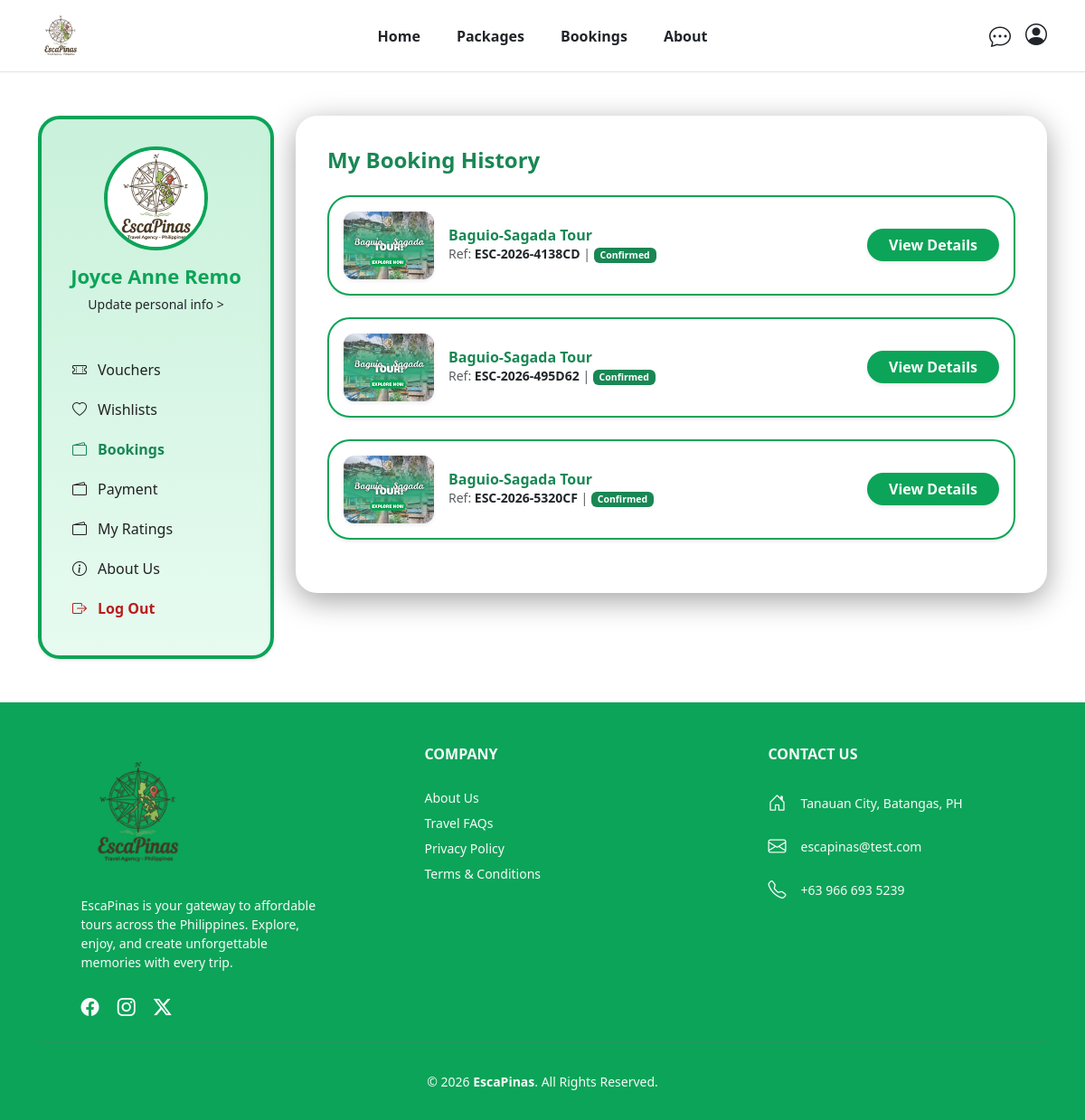
Before: /frontend/profile.php?page=booking (signed in) with the older database file.
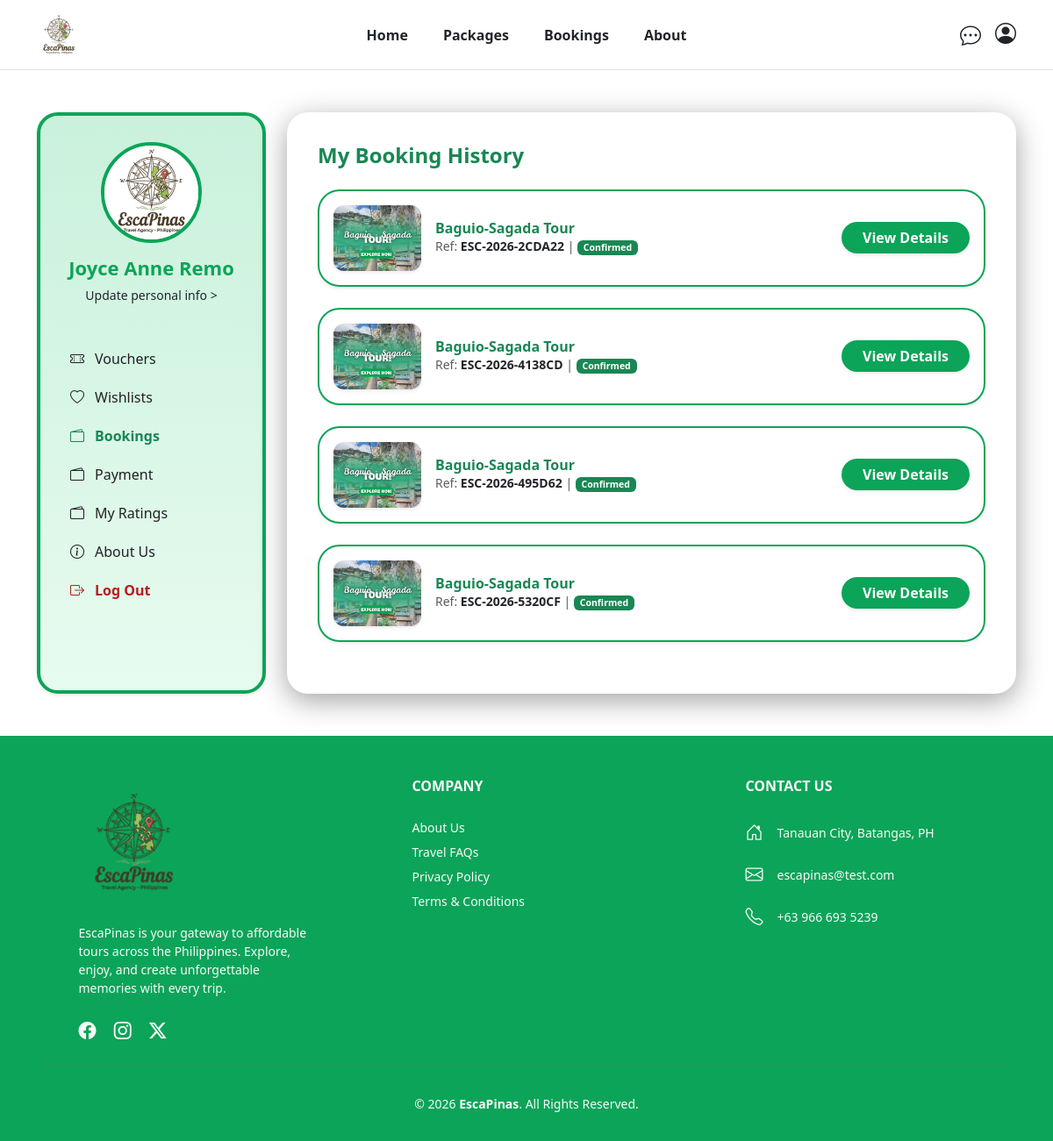
After: the same page with the newer database file.
### tables this page shows
CREATE TABLE `users` (
  `user_id` int(11) NOT NULL,
  `first_name` varchar(30) DEFAULT NULL,
  `last_name` varchar(30) DEFAULT NULL,
  `middle_initial` char(1) DEFAULT NULL,
  `contact_num` varchar(15) DEFAULT NULL,
  `region` varchar(30) DEFAULT NULL,
  `province` varchar(30) DEFAULT NULL,
  `city` varchar(30) DEFAULT NULL,
  `email` varchar(100) DEFAULT NULL,
  `password` varchar(255) DEFAULT NULL,
  `role` enum('user','admin') DEFAULT NULL
);

CREATE TABLE `bookings` (
  `booking_id` int(11) NOT NULL,
  `user_id` int(11) DEFAULT NULL,
  `schedule_id` int(11) DEFAULT NULL,
  `number_of_persons` int(11) DEFAULT NULL,
  `total_amount` decimal(10,2) DEFAULT NULL,
  `booking_status` enum('Pending','Confirmed','Cancelled') DEFAULT NULL,
  `booking_reference` varchar(50) DEFAULT NULL,
  `tour_id` int(11) NOT NULL,
  `locpoints_id` int(11) DEFAULT NULL
);

CREATE TABLE `tour_packages` (
  `tour_id` int(11) NOT NULL,
  `destination_id` int(11) DEFAULT NULL,
  `tour_name` varchar(150) DEFAULT NULL,
  `duration_days` int(11) DEFAULT NULL,
  `duration_nights` int(11) DEFAULT NULL,
  `description` text DEFAULT NULL,
  `price` decimal(10,2) DEFAULT NULL,
  `status` enum('Available','Unavailable') DEFAULT NULL,
  `image` varchar(255) DEFAULT NULL,
  `banner_image` varchar(255) DEFAULT NULL
);

### frontend/php/connect.php (called while the page is built, shortened)
<?php
  function executeQuery($query){
    $conn = $GLOBALS['conn'];
    return mysqli_query($conn, $query);
  }
?>

### frontend/profile/booking.php (the view, shortened to what this page needs)
<?php
include_once(__DIR__ . "/../../php/connect.php");
$uid = $_SESSION['user_id'] ?? null;
$bookingQuery = "SELECT
                    b.booking_id,
                    b.total_amount AS price,
                    b.booking_status,
                    b.booking_reference,
                    tp.tour_name,
                    tp.image,
                    tp.duration_days,
                    tp.duration_nights
                 FROM bookings b
                 LEFT JOIN tour_packages tp ON b.tour_id = tp.tour_id
                 WHERE b.user_id = $uid
                 ORDER BY b.booking_id DESC";
$bookingResult = executeQuery($bookingQuery);
?>
<h4 class="fw-bold text-success">My Booking History</h4>
<div class="mt-4">
    <?php
    if (mysqli_num_rows($bookingResult) > 0):
        while ($booking = mysqli_fetch_assoc($bookingResult)):
    ?>
        <div class="payment-item mb-4">
            <div class="payment-card container-fluid p-3 shadow-sm bg-white">
                <div class="row align-items-center">
                    <div class="col-8 d-flex align-items-center gap-3">
                        <div class="payment">
                            <img src="<?= htmlspecialchars($booking['image']) ?>" class="shadow-sm">
                        </div>
                        <div>
                            <h5 class="fw-bold m-0 text-success" style="font-size: 1rem;"><?= htmlspecialchars($booking['tour_name']) ?></h5>
                            <p class="text-muted small mb-0">
                                Ref: <span class="fw-bold text-dark"><?= $booking['booking_reference'] ?></span> |
                                <span class="badge bg-<?= $booking['booking_status'] == 'Confirmed' ? 'success' : 'warning' ?>">
                                    <?= $booking['booking_status'] ?>
                                </span>
                            </p>
                        </div>
                    </div>
                    <div class="col-4 text-end">
                        <button type="button" class="btn btn-success fw-bold px-4 shadow-sm rounded-pill"
                                style="background-color: #0ca458; border: none;"
                                data-bs-toggle="modal" data-bs-target="#v<?= $booking['booking_id'] ?>">
                            View Details
                        </button>
                    </div>
                </div>
            </div>
        </div>
    <?php
        endwhile;
    endif; ?>
</div>

### frontend/profile.php (shortened to what this page needs)
<?php
$profileImage = $_SESSION['profile_image'] ?? "assets/images/logo2.jpg";
$page = $_GET['page'] ?? 'personal';
?>
<!doctype html>
<html lang="en">
<head>
    <link href="https://cdn.jsdelivr.net/npm/bootstrap@5.3.8/dist/css/bootstrap.min.css" rel="stylesheet"
>
    <link href="https://cdn.jsdelivr.net/npm/bootstrap-icons@1.11.0/font/bootstrap-icons.css" rel="stylesheet">
    <link rel="stylesheet" href="assets/css/profile.css">
</head>
<body>
    <?php include "components/navbar.php"; ?>
    <div class="container my-5">
        <div class="row g-4">
            <div class="col-md-3">
                <div class="account-sidebar shadow-sm">
                    <div class="profile-image-wrapper">
                        <img src="<?= $profileImage; ?>" alt="User Profile">
                    </div>
                    <h4 class="profile-name"><?= $userName; ?></h4>
                    <a href="profile.php?page=personal" class="text-center d-block text-decoration-none text-dark small">Update personal info ></a>
                    <div class="sidebar-links">
                        <a href="profile.php?page=voucher" class="<?= $page == 'voucher' ? 'fw-bold text-success' : '' ?>">
                            <i class="bi bi-ticket-perforated"></i> Vouchers
                        </a>
                        <a href="profile.php?page=wishlist" class="<?= $page == 'wishlist' ? 'fw-bold text-success' : '' ?>">
                            <i class="bi bi-heart"></i> Wishlists
                        </a>
                        <a href="profile.php?page=booking" class="<?= $page == 'booking' ? 'fw-bold text-success' : '' ?>">
                            <i class="bi bi-wallet2"></i> Bookings
                        </a>
                        <a href="profile.php?page=payment" class="<?= $page == 'payment' ? 'fw-bold text-success' : '' ?>">
                            <i class="bi bi-wallet2"></i> Payment
                        </a>
                        <a href="profile.php?page=review" class="<?= $page == 'review' ? 'fw-bold text-success' : '' ?>">
                            <i class="bi bi-wallet2"></i> My Ratings
                        </a>
                        <a href="about.php">
                            <i class="bi bi-info-circle"></i> About Us
                        </a>
                        <a href="login.php" class="logout"><i class="bi bi-box-arrow-right"></i> Log Out</a>
                    </div>
                </div>
            </div>
            <div class="col-md-9">
                <div class="box-details">
                    <?php
                    switch ($page) {
                        case 'booking':
                            include "profile/booking.php";
                            break;
                    }
                    ?>
                </div>
            </div>
        </div>
    </div>
    <?php include "components/footer.php"; ?>
</body>
</html>

### frontend/components/navbar.php (shortened to what this page needs)
<?php
include_once(__DIR__ . "/../php/connect.php");
$isLoggedIn = isset($_SESSION['user_id']);
if ($isLoggedIn) {
    $uid = $_SESSION['user_id'];
    $userQuery = "SELECT first_name, last_name FROM users WHERE user_id = $uid";
    $userResult = executeQuery($userQuery);
    if ($userData = mysqli_fetch_assoc($userResult)) {
        $userName = $userData['first_name'] . " " . $userData['last_name'];
    }
}
?>
<nav class="navbar navbar-expand-lg bg-white border-bottom sticky-top py-1">
    <div class="container">
        <div class="col-6 col-lg-2 d-flex align-items-center">
            <a class="navbar-brand fw-bold" href="/EscaPinas/index.php">
                <img src="/EscaPinas/frontend/assets/images/Logo 1.png" height="60" class="d-inline-block align-text-top">
            </a>
        </div>
        <div class="collapse navbar-collapse justify-content-center" id="mainNavbar">
            <ul class="navbar-nav gap-lg-4 text-center text-lg-start py-2 py-lg-0">
                <li class="nav-item">
                    <a class="nav-link active fw-semibold text-dark" href="/EscaPinas/index.php">Home</a>
                </li>
                <li class="nav-item">
                    <a class="nav-link fw-semibold text-dark" href="/EscaPinas/frontend/packages.php">Packages</a>
                </li>
                <li class="nav-item">
                    <a class="nav-link fw-semibold text-dark" href="/EscaPinas/frontend/booking.php">Bookings</a>
                </li>
                <li class="nav-item">
                    <a class="nav-link fw-semibold text-dark" href="/EscaPinas/frontend/components/infoLinks/about.php">About</a>
                </li>
            </ul>
        </div>
        <div class="col-lg-2 d-none d-lg-flex justify-content-end align-items-center gap-3">
            <a href="/EscaPinas/frontend/integs/chatbot/chatbotUI.php" class="text-dark fs-4">
                <i class="bi bi-chat-dots"></i>
            </a>
            <div class="dropdown">
                <a href="#" class="text-dark fs-4 lh-1" id="profileDropdown" data-bs-toggle="dropdown" aria-expanded="false">
                    <i class="bi bi-person-circle"></i>
                </a>
            </div>
        </div>
    </div>
</nav>

### frontend/components/footer.php
<div class="container-fluid" style="background-color: #0CA458;">
    <div class="container pb-4">
        <div class="row text-center text-md-start justify-content-between">
            <div class="col-md-4 col-lg-3 col-xl-3 mx-auto mt-5">
                <div class="d-flex align-items-center justify-content-center justify-content-md-start mb-3">
                    <img src="/EscaPinas/frontend/assets/images/Logo 1.png" height="150"  class="d-inline-block align-text-top">
                </div>
                <p class="small text-light">
                EscaPinas is your gateway to affordable tours across the Philippines. Explore, enjoy, and create unforgettable memories with every trip.</p>
                <div class="mt-4">
                    <a href="#" class="text-light me-3 fs-5"><i class="bi bi-facebook"></i></a>
                    <a href="#" class="text-white me-3 fs-5"><i class="bi bi-instagram"></i></a>
                    <a href="#" class="text-white me-3 fs-5"><i class="bi bi-twitter-x"></i></a>
                </div>
            </div>
            <div class="col-md-4 col-lg-3 col-xl-3 mx-auto mt-5 align-items-center">
                <h6 class="text-uppercase mb-4 fw-bold text-light">Company</h6>
                <ul class="list-unstyled small lh-lg">
                    <li><a href="/EscaPinas/frontend/components/infoLinks/about.php" class="text-light text-decoration-none hover-link">About Us</a></li>
                    <li><a href="/EscaPinas/frontend/components/infoLinks/faq.php" class="text-light text-decoration-none hover-link">Travel FAQs</a></li>
                    <li><a href="/EscaPinas/frontend/components/infoLinks/privacy.php" class="text-light text-decoration-none hover-link">Privacy Policy</a></li>
                    <li><a href="/EscaPinas/frontend/components/infoLinks/terms.php" class="text-light text-decoration-none hover-link">Terms & Conditions</a></li>
                </ul>
            </div>
            <div class="col-md-4 col-lg-3 col-xl-3 mx-auto mt-5">
                <h6 class="text-uppercase mb-4 fw-bold text-light">Contact Us</h6>
                <div class="small text-light lh-lg">
                    <p class="d-flex align-items-center justify-content-center justify-content-md-start mb-2">
                        <i class="bi bi-house-door me-3 fs-5"></i> Tanauan City, Batangas, PH
                    </p>
                    <p class="d-flex align-items-center justify-content-center justify-content-md-start mb-2">
                        <i class="bi bi-envelope me-3 fs-5"></i> escapinas@test.com
                    </p>
                    <p class="d-flex align-items-center justify-content-center justify-content-md-start mb-2">
                        <i class="bi bi-telephone me-3 fs-5"></i> +63 966 693 5239
                    </p>
                </div>
            </div>
        </div>
        <hr class="my-4 border-secondary opacity-25">
        <div class="row align-items-center">
            <div class="col-12 text-center">
                <p class="small text-light p-2 mb-0">
                    © <?php echo date("Y"); ?> <strong>EscaPinas</strong>. All Rights Reserved.
                </p>
            </div>
        </div>
    </div>
</div>

### frontend/assets/css/profile.css (style rules this page uses)
.account-sidebar { background: linear-gradient(180deg, #c9f1db, #e7fbf0); border: 4px solid #0ca458; box-shadow: 0 8px 32px 0 #0000005e; border-radius: 24px; padding: 30px 20px; min-height: 100%; overflow: hidden; color: #ffffff; }
.profile-image-wrapper { width: 115px; height: 115px; border-radius: 50%; border: 4px solid #0ca458; margin: 0 auto 15px; overflow: hidden; }
.profile-image-wrapper img { width: 100%; height: 100%; object-fit: cover; }
.profile-name { color: #0ca458; font-weight: 700; font-size: 22px; text-align: center; }
.sidebar-links { margin-top: 40px; }
.sidebar-links a { display: flex; align-items: center; gap: 12px; padding: 10px 14px; color: #222222ff; text-decoration: none; font-weight: 500; }
.sidebar-links .logout { color: #b91c1c; font-weight: 600; }
.box-details { background: #ffffff; border: #d9d9d9; border-radius: 24px; padding: 35px; box-shadow: 0 8px 32px 0 #0000005e; }
.payment-card { border: 2px solid #0ca458; border-radius: 25px; transition: transform 0.2s ease; }
.payment img { width: 100px; height: 75px; object-fit: cover; border-radius: 12px; }

Changed rows visible on the page:
added bookings: tour.image (picture), tour.tour_name "Baguio-Sagada Tour", booking_reference "ESC-2026-2CDA22", booking_status "Confirmed"
